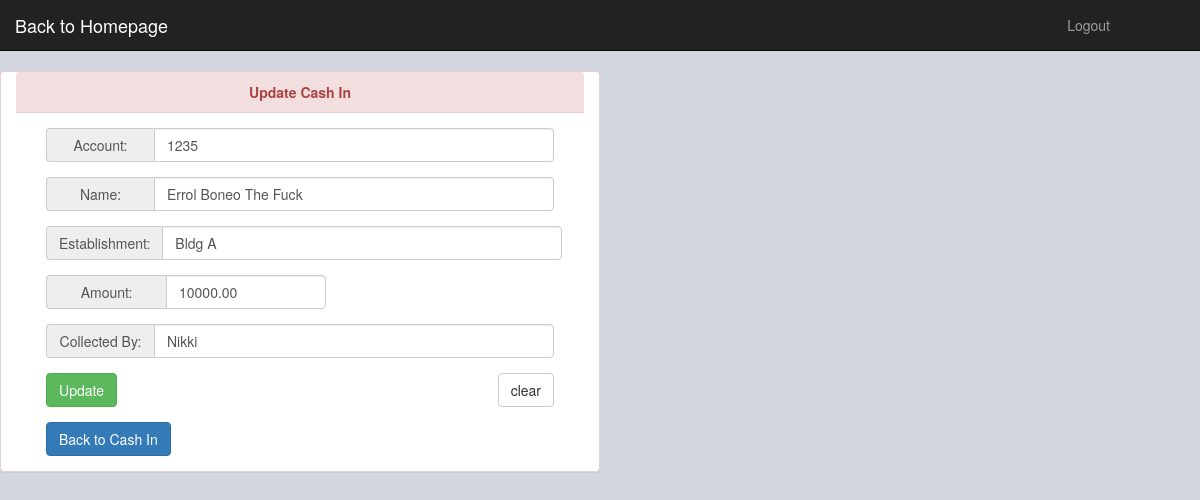
/pages/editci.php?editid=1, run on the app's committed database.
### tables this page shows
CREATE TABLE IF NOT EXISTS `cico` (
  `id` int(11) NOT NULL AUTO_INCREMENT,
  `acct` varchar(255) DEFAULT NULL,
  `reason` varchar(255) DEFAULT NULL,
  `name` varchar(255) DEFAULT NULL,
  `estab` varchar(255) DEFAULT NULL,
  `details` varchar(255) DEFAULT NULL,
  `amount` decimal(11,2) DEFAULT NULL,
  `cby` varchar(255) DEFAULT NULL,
  `date_requested` datetime DEFAULT NULL,
  `date_collected` datetime DEFAULT NULL,
  `cashtype` int(2) DEFAULT NULL,
  PRIMARY KEY (`id`)
);

### pages/editci.php (the view, shortened to what this page needs)
<?php
include '../connection/db.php';
include 'includes/nav.php';
include 'includes/head.php';
if (isset($_GET['editid'])) {
	$id = $_GET['editid'];
	$query = $con->query("SELECT * from cico where id = $id");
	$row = $query->fetch_array();
}
?>
<div class="panel panel-danger col-md-6">
	<div class="panel-heading"><center><strong>Update Cash In</strong></center></div>
	<div class="panel-body">
		<div class="container-fluid">
		<form method="post" action="">
			<div class="form-group input-group">
								<span class="input-group-addon"  style="width:120px;">Account:</span>
								<input type="text" name="act" value="<?php echo $row['acct']; ?>" style="width:400px; text-transform:capitalize;" class="form-control" autofocus/>
							</div>
							<div class="form-group input-group">
								<span class="input-group-addon" style="width:120px;">Name:</span>
								<input type="text" name="name" value="<?php echo $row['name']; ?>" style="width:400px; text-transform:capitalize;" class="form-control"/>
							</div>
							<div class="form-group input-group">
								<span class="input-group-addon" style="width:120px;">Establishment:</span>
								<input type="text" name="estab" value="<?php echo $row['estab']; ?>" style="width:400px; text-transform:capitalize;" class="form-control"/>
							</div>
							<div class="form-group input-group">
								<span class="input-group-addon" style="width:120px;">Amount:</span>
								<input type="text" name="amt" value="<?php echo $row['amount']; ?>" style="width:160px; text-transform:capitalize;" class="form-control" >
							</div>
							<div class="form-group input-group">
								<span class="input-group-addon" style="width:120px;">Collected By:</span>
								<input type="text" name="cby" value = "<?php echo $row['cby']; ?>" style="width:400px; text-transform:capitalize;" class="form-control" />
							</div>
				<div class="">
					<div class="form-group">
						<button class="btn btn-success add_prod" name="edit" id="edit" type="submit">Update</button>
						<button class="btn btn-default pull-right" type="reset">clear</button>
					</div>
				</div>
					</form>
					<a href="cico.php" class="btn btn-primary">Back to Cash In</a>
				</div>
		</div>
		</div>

### pages/css/acordian2.css (style rules this page uses)
* { margin:0; padding:0; }

### data on the page
cico: act "1235", name "Errol Boneo the fuck", estab "bldg a", amt "10000.00", cby "nikki"
